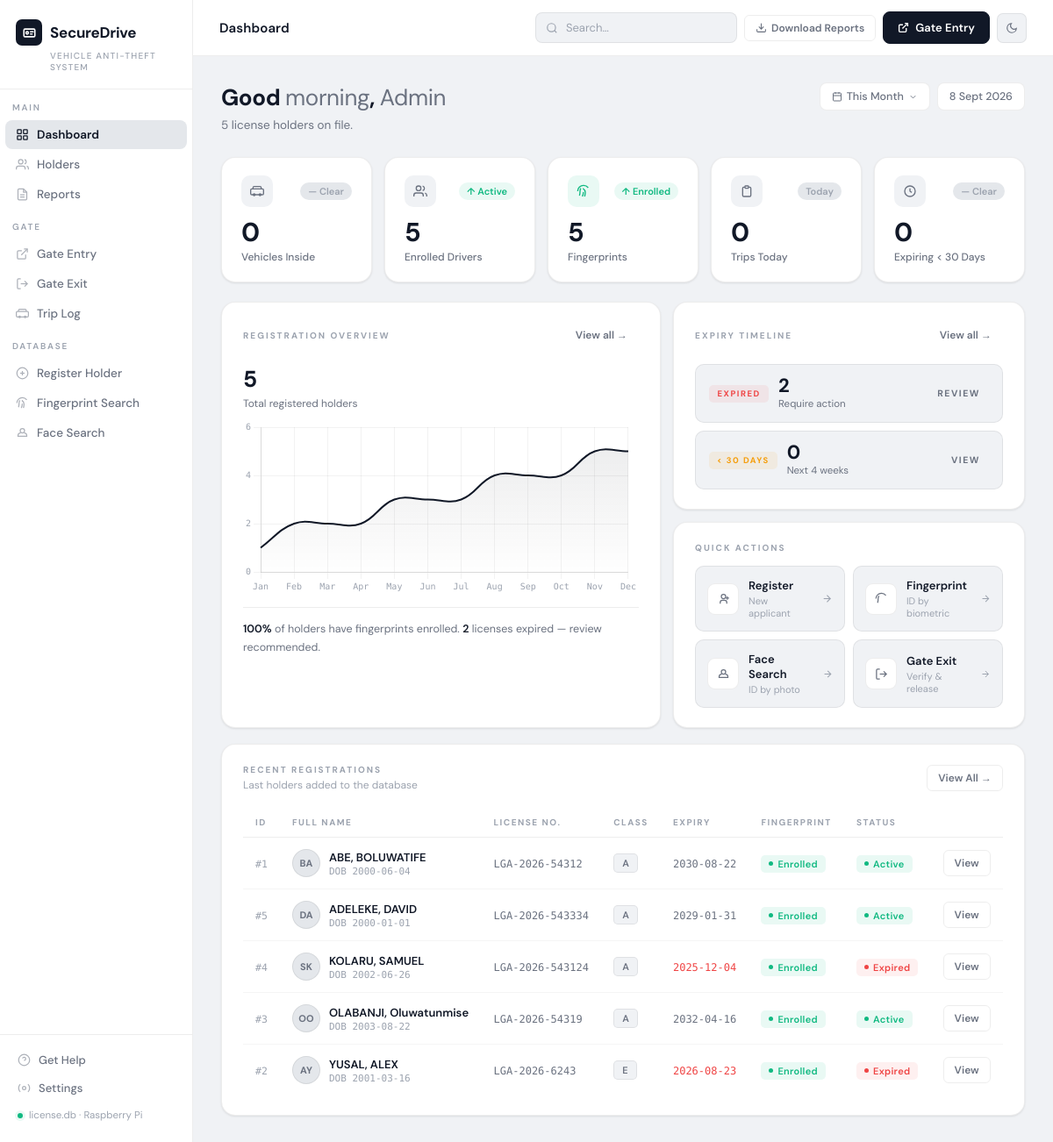
Before: / with the older database file.
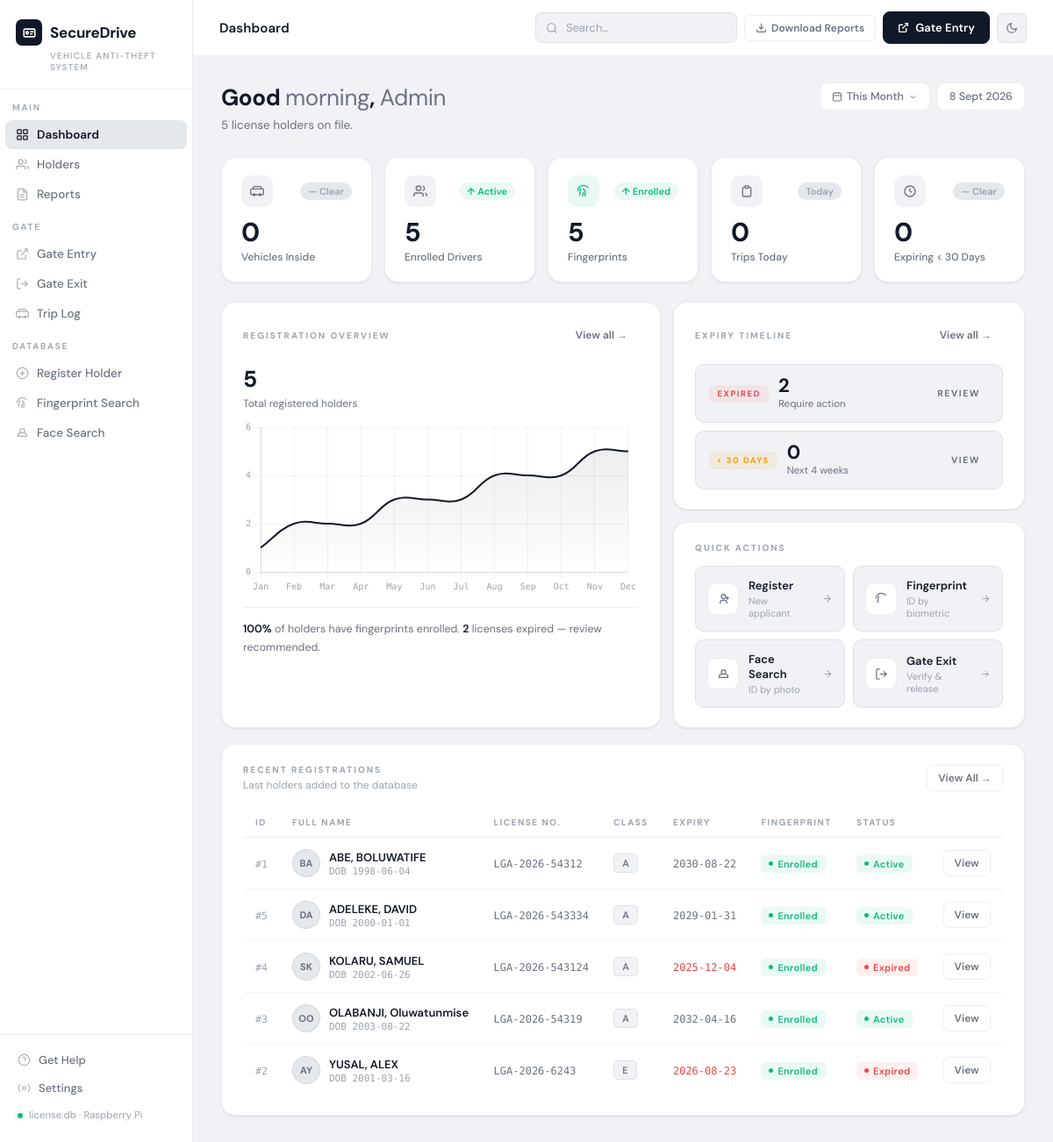
After: the same page with the newer database file.
### tables this page shows
CREATE TABLE licenses (
            id                  INTEGER PRIMARY KEY AUTOINCREMENT,
            holder_id           INTEGER NOT NULL,
            license_number      TEXT UNIQUE NOT NULL,
            date_of_issue       TEXT NOT NULL,
            expiry_date         TEXT NOT NULL,
            license_class       TEXT NOT NULL,
            state_of_issue      TEXT NOT NULL,
            endorsements        TEXT,
            authorized_by       TEXT,
            created_at          TEXT DEFAULT (datetime('now','localtime')),
            FOREIGN KEY (holder_id) REFERENCES holders(id)
        );

CREATE TABLE holders (
            id                  INTEGER PRIMARY KEY AUTOINCREMENT,
            surname             TEXT NOT NULL,
            first_name          TEXT NOT NULL,
            date_of_birth       TEXT NOT NULL,
            sex                 TEXT CHECK(sex IN ('M', 'F')),
            height_cm           REAL,
            blood_group         TEXT,
            street_address      TEXT,
            state               TEXT,
            phone_number        TEXT,
            next_of_kin         TEXT,
            next_of_kin_phone   TEXT,
            religion            TEXT,
            nationality         TEXT,
            created_at          TEXT DEFAULT (datetime('now','localtime')),
            updated_at          TEXT DEFAULT (datetime('now','localtime'))
        );

### app.py (the view)
@app.route("/")
def dashboard():
    stats = db.get_stats()
    holders = db.get_all_holders()[:5]  # recent 5
    return render_template("dashboard.html", stats=stats, recent=holders)

### app.py (called while the page is built)
@app.context_processor
def inject_now():
    return {"now": datetime.now().strftime("%Y-%m-%d")}

### database.py (called while the page is built)
def get_connection():
    conn = sqlite3.connect(DB_PATH)
    conn.row_factory = sqlite3.Row
    return conn

def get_all_holders():
    conn = get_connection()
    c = conn.cursor()
    c.execute("""
        SELECT h.*, l.license_number, l.expiry_date, l.license_class,
               CASE WHEN f.holder_id IS NOT NULL THEN 1 ELSE 0 END as has_fingerprint,
               p.file_path as photo_path
        FROM holders h
        LEFT JOIN licenses l ON h.id = l.holder_id
        LEFT JOIN fingerprints f ON h.id = f.holder_id
        LEFT JOIN photos p ON h.id = p.holder_id AND p.photo_type = 'passport'
        ORDER BY h.surname, h.first_name
    """)
    rows = c.fetchall()
    conn.close()
    return [dict(r) for r in rows]

### templates/dashboard.html (shortened to what the changed rows need)
{% extends "base.html" %}
{% block content %}
<div class="card">
    {% if recent %}
    <div class="table-wrap">
        <table>
            <thead>
                <tr>
                    <th>ID</th>
                    <th>Full Name</th>
                    <th>License No.</th>
                    <th>Class</th>
                    <th>Expiry</th>
                    <th>Fingerprint</th>
                    <th>Status</th>
                    <th></th>
                </tr>
            </thead>
            <tbody>
                {% for h in recent %}
                <tr>
                    <td><span class="mono" style="font-size:11.5px;color:var(--text-mute)">#{{ h.id }}</span></td>
                    <td>
                        <div class="name-cell">
                            <div class="avatar-sm">{{ h.first_name[0] }}{{ h.surname[0] }}</div>
                            <div>
                                <strong>{{ h.surname }}, {{ h.first_name }}</strong>
                                {% if h.date_of_birth %}<div class="dob mono">DOB {{ h.date_of_birth }}</div>{% endif %}
                            </div>
                        </div>
                    </td>
                    <td><span class="mono" style="font-size:12px">{{ h.license_number or '—' }}</span></td>
                    <td>
                        {% if h.license_class %}<span class="badge badge-gold">{{ h.license_class }}</span>{% else %}—{% endif %}
                    </td>
                    <td>
                        {% if h.expiry_date %}
                            <span class="mono{% if h.expiry_date < now %} text-red{% endif %}" style="font-size:12px">{{ h.expiry_date }}</span>
                        {% else %}—{% endif %}
                    </td>
                    <td>
                        {% if h.has_fingerprint %}
                            <span class="badge badge-green"><span class="dot"></span>Enrolled</span>
                        {% else %}
                            <span class="badge badge-red"><span class="dot"></span>Missing</span>
                        {% endif %}
                    </td>
                    <td>
                        {% if h.expiry_date and h.expiry_date < now %}
                            <span class="badge badge-red"><span class="dot"></span>Expired</span>
                        {% elif h.expiry_date %}
                            <span class="badge badge-green"><span class="dot"></span>Active</span>
                        {% else %}
                            <span class="badge badge-grey"><span class="dot"></span>No License</span>
                        {% endif %}
                    </td>
                    <td>
                        <a href="{{ url_for('view_holder', holder_id=h.id) }}" class="btn btn-outline btn-sm">View</a>
                    </td>
                </tr>
                {% endfor %}
            </tbody>
        </table>
    </div>
    {% endif %}
</div>
{% endblock %}

Changed rows visible on the page:
changed licenses "LGA-2026-54312": date_of_birth "2000-06-04" → "1998-06-04"
